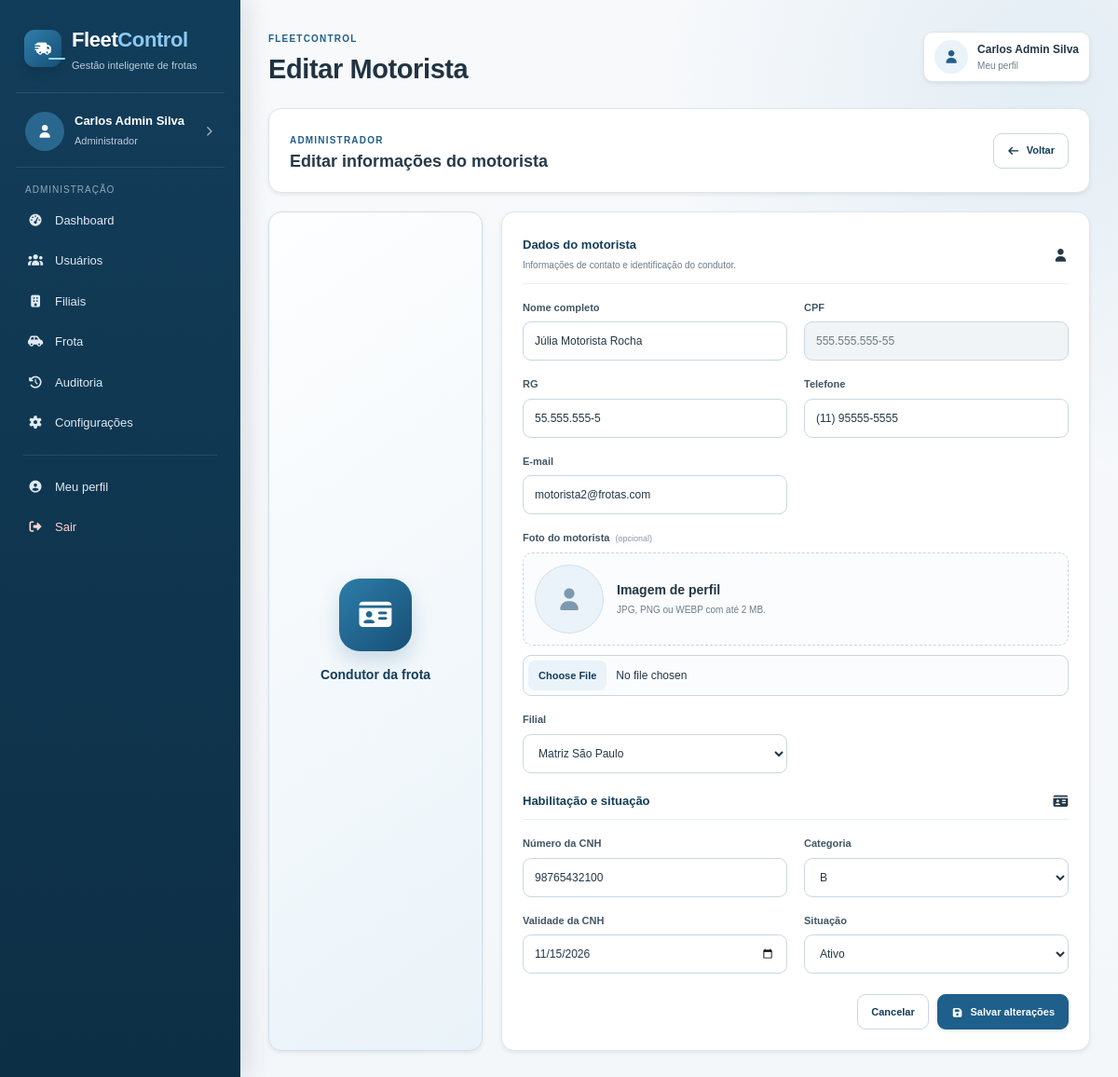
The page /gerente/motorista-form.php?id=5 (signed in) on the database its author committed.
### tables this page shows
CREATE TABLE motoristas (
    usuario_id      INT UNSIGNED                                                NOT NULL,
    cnh_numero      VARCHAR(20)                                                 NOT NULL,
    cnh_categoria   ENUM('A','B','C','D','E','AB','AC','AD','AE')               NOT NULL,
    cnh_validade    DATE                                                        NOT NULL,
    PRIMARY KEY (usuario_id),
    UNIQUE KEY uq_motorista_cnh (cnh_numero),
    CONSTRAINT fk_motorista_usuario
        FOREIGN KEY (usuario_id) REFERENCES usuarios(id)
        ON UPDATE CASCADE ON DELETE CASCADE
);

CREATE TABLE usuarios (
    id                  INT UNSIGNED    NOT NULL AUTO_INCREMENT,
    nome                VARCHAR(100)    NOT NULL,
    cpf                 VARCHAR(14)     NOT NULL,
    rg                  VARCHAR(20)     DEFAULT NULL,
    email               VARCHAR(150)    NOT NULL,
    telefone            VARCHAR(20)     DEFAULT NULL,
    foto                VARCHAR(255)    DEFAULT NULL,
    senha_hash          VARCHAR(255)    NOT NULL,
    perfil              ENUM('admin','gerente','motorista') NOT NULL,
    filial_id           INT UNSIGNED    DEFAULT NULL,
    ativo               TINYINT(1)      NOT NULL DEFAULT 1,
    token_recuperacao   VARCHAR(100)    DEFAULT NULL,
    token_expiracao     DATETIME        DEFAULT NULL,
    criado_em           DATETIME        NOT NULL DEFAULT CURRENT_TIMESTAMP,
    PRIMARY KEY (id),
    UNIQUE KEY uq_usuario_cpf   (cpf),
    UNIQUE KEY uq_usuario_email (email),
    CONSTRAINT fk_usuario_filial
        FOREIGN KEY (filial_id) REFERENCES filiais(id)
        ON UPDATE CASCADE ON DELETE SET NULL
);

CREATE TABLE filiais (
    id          INT UNSIGNED    NOT NULL AUTO_INCREMENT,
    nome        VARCHAR(100)    NOT NULL,
    cnpj        VARCHAR(18)     NOT NULL,
    cidade      VARCHAR(80)     NOT NULL,
    estado      CHAR(2)         NOT NULL,
    endereco    VARCHAR(200)    NOT NULL,
    imagem      VARCHAR(255)    DEFAULT NULL,
    ativo       TINYINT(1)      NOT NULL DEFAULT 1,
    criado_em   DATETIME        NOT NULL DEFAULT CURRENT_TIMESTAMP,
    PRIMARY KEY (id),
    UNIQUE KEY uq_filial_cnpj (cnpj)
);

### funcoes.php (called while the page is built, shortened)
<?php
function escapar($texto)
{
    return htmlspecialchars((string) $texto, ENT_QUOTES, 'UTF-8');
}
?>

### gerente/motorista-form.php (the view, shortened to what this page needs)
<?php
include "../conexao.php";
include "../funcoes.php";
$perfil_atual = $_SESSION['usuario']['perfil'];
$visao_global = $perfil_atual === 'admin';
$id = (int) ($_GET['id'] ?? $_POST['id'] ?? 0);
$sql_consulta =
    "SELECT u.id, u.nome, u.cpf, u.rg, u.email, u.telefone,
            u.filial_id, u.ativo, u.foto,
            m.cnh_numero, m.cnh_categoria, m.cnh_validade
     FROM usuarios u
     LEFT JOIN motoristas m ON m.usuario_id = u.id
     WHERE u.id = ?
       AND u.perfil = 'motorista'";
$sql_consulta .= " LIMIT 1";
$query = $sql->prepare($sql_consulta);
$query->bind_param('i', $id);
$query->execute();
$motorista = $query->get_result()->fetch_assoc();
$nome = $motorista['nome'];
$cpf = $motorista['cpf'];
$rg = $motorista['rg'];
$email = $motorista['email'];
$telefone = $motorista['telefone'];
$filial_atual = (int) $motorista['filial_id'];
$ativo = (int) $motorista['ativo'];
$foto = $motorista['foto'] ?? null;
$cnh_numero = $motorista['cnh_numero'] ?? '';
$cnh_categoria = $motorista['cnh_categoria'] ?? '';
$cnh_validade = $motorista['cnh_validade'] ?? '';
$filiais = null;
if ($visao_global) {
    $filiais = $sql->query(
        "SELECT id, nome
         FROM filiais
         WHERE ativo = 1
         ORDER BY nome"
    );
}
include '../cabecalho.php';
?>
<div class="dashboard-intro painel shadow-sm">
    <div>
        <span class="etiqueta"><?php echo $visao_global ? 'Administrador' : 'Nível 2 - Gerencial'; ?></span>
        <h3>Editar informações do motorista</h3>
    </div>
    <a href="motoristas.php" class="botao botao-secundario">
        <i class="fa-solid fa-arrow-left"></i>
        Voltar
    </a>
</div>
<div class="form-layout">
    <div class="imagem shadow-sm">
        <i class="fa-solid fa-id-card"></i>
        <span>Condutor da frota</span>
    </div>
    <div class="contain-form painel shadow-sm">
        <form method="POST" enctype="multipart/form-data">
            <div class="formulario">
                <div class="secao-form-titulo">
                    <div>
                        <strong>Dados do motorista</strong>
                        <span>Informações de contato e identificação do condutor.</span>
                    </div>
                    <i class="fa-solid fa-user"></i>
                </div>
                <div class="input-box">
                    <label for="nome">Nome completo</label>
                    <input type="text" id="nome" name="nome" maxlength="100" autocomplete="name" placeholder="Nome completo" required value="<?php echo escapar($nome); ?>">
                </div>
                <div class="input-box">
                    <label for="cpf">CPF</label>
                    <input type="text" id="cpf" value="<?php echo escapar($cpf); ?>" readonly>
                </div>
                <div class="input-box">
                    <label for="rg">RG</label>
                    <input type="text" id="rg" name="rg" maxlength="20" placeholder="Documento de identidade" value="<?php echo escapar($rg); ?>">
                </div>
                <div class="input-box">
                    <label for="telefone">Telefone</label>
                    <input
                        type="text"
                        id="telefone"
                        name="telefone"
                        maxlength="15"
                        inputmode="numeric"
                        data-mask="telefone"
                        placeholder="(11) 99999-9999"
                        value="<?php echo escapar($telefone); ?>"
                    >
                </div>
                <div class="input-box">
                    <label for="email">E-mail</label>
                    <input
                        type="email"
                        id="email"
                        name="email"
                        maxlength="150"
                        autocomplete="email"
                        placeholder="motorista@empresa.com"
                        required
                        value="<?php echo escapar($email); ?>"
                    >
                </div>
                <div class="input-box completa">
                    <label for="foto">Foto do motorista <small>(opcional)</small></label>
                    <div class="upload-preview">
                        <div class="preview-imagem circular" id="preview-foto-motorista">
                            <?php if (!empty($foto)): ?>
                                <img src="../uploads/usuarios/<?php echo escapar($foto); ?>" alt="Foto atual">
                            <?php else: ?>
                                <i class="fa-solid fa-user"></i>
                            <?php endif; ?>
                        </div>
                        <div>
                            <strong>Imagem de perfil</strong>
                            <span>JPG, PNG ou WEBP com até 2 MB.</span>
                        </div>
                    </div>
                    <input type="file" id="foto" name="foto" accept="image/jpeg,image/png,image/webp" data-image-preview="#preview-foto-motorista">
                </div>
                <?php if ($visao_global): ?>
                    <div class="input-box">
                        <label for="filial_id">Filial</label>
                        <select id="filial_id" name="filial_id" required>
                            <?php while ($filial = $filiais->fetch_assoc()): ?>
                                <option
                                    value="<?php echo $filial['id']; ?>"
                                    <?php echo $filial_atual === (int) $filial['id'] ? 'selected' : ''; ?>
                                >
                                    <?php echo escapar($filial['nome']); ?>
                                </option>
                            <?php endwhile; ?>
                        </select>
                    </div>
                <?php endif; ?>
                <div class="secao-form-titulo">
                    <div>
                        <strong>Habilitação e situação</strong>
                    </div>
                    <i class="fa-solid fa-id-card"></i>
                </div>
                <div class="input-box">
                    <label for="cnh_numero">Número da CNH</label>
                    <input
                        type="text"
                        id="cnh_numero"
                        name="cnh_numero"
                        maxlength="11"
                        inputmode="numeric"
                        data-mask="cnh"
                        placeholder="00000000000"
                        required
                        value="<?php echo escapar($cnh_numero); ?>"
                    >
                </div>
                <div class="input-box">
                    <label for="cnh_categoria">Categoria</label>
                    <select id="cnh_categoria" name="cnh_categoria" required>
                        <?php foreach (['A', 'B', 'C', 'D', 'E', 'AB', 'AC', 'AD', 'AE'] as $categoria): ?>
                            <option value="<?php echo $categoria; ?>" <?php echo $cnh_categoria === $categoria ? 'selected' : ''; ?>>
                                <?php echo $categoria; ?>
                            </option>
                        <?php endforeach; ?>
                    </select>
                </div>
                <div class="input-box">
                    <label for="cnh_validade">Validade da CNH</label>
                    <input type="date" id="cnh_validade" name="cnh_validade" required value="<?php echo escapar($cnh_validade); ?>">
                </div>
                <div class="input-box">
                    <label for="ativo">Situação</label>
                    <select id="ativo" name="ativo">
                        <option value="1" <?php echo $ativo === 1 ? 'selected' : ''; ?>>Ativo</option>
                    </select>
                </div>
                <div class="fin">
                    <a class="botao botao-secundario" href="motoristas.php">Cancelar</a>
                    <button class="botao botao-principal shadow-sm" type="submit">
                        <i class="fa-solid fa-floppy-disk"></i>
                        Salvar alterações
                    </button>
                </div>
            </div>
        </form>
    </div>
</div>
<?php include '../rodape.php'; ?>

### rows shown on the page
motoristas: nome "Júlia Motorista Rocha", usuario_id.cpf "555.555.555-55", rg "55.555.555-5", telefone "(11) 95555-5555", email "motorista2@frotas.com", cnh_numero "98765432100", cnh_categoria "B", cnh_validade "11/15/2026"
usuarios: filial_id "Matriz São Paulo", ativo "Ativo"

### other values the page prints
escapar($nome_atual) "Carlos Admin Silva"
escapar(perfil_nome($perfil_atual)) "Administrador"
escapar($titulo) "Editar Motorista"
escapar($_SESSION['usuario']['nome'] ?? 'Usuário') "Carlos Admin Silva"
